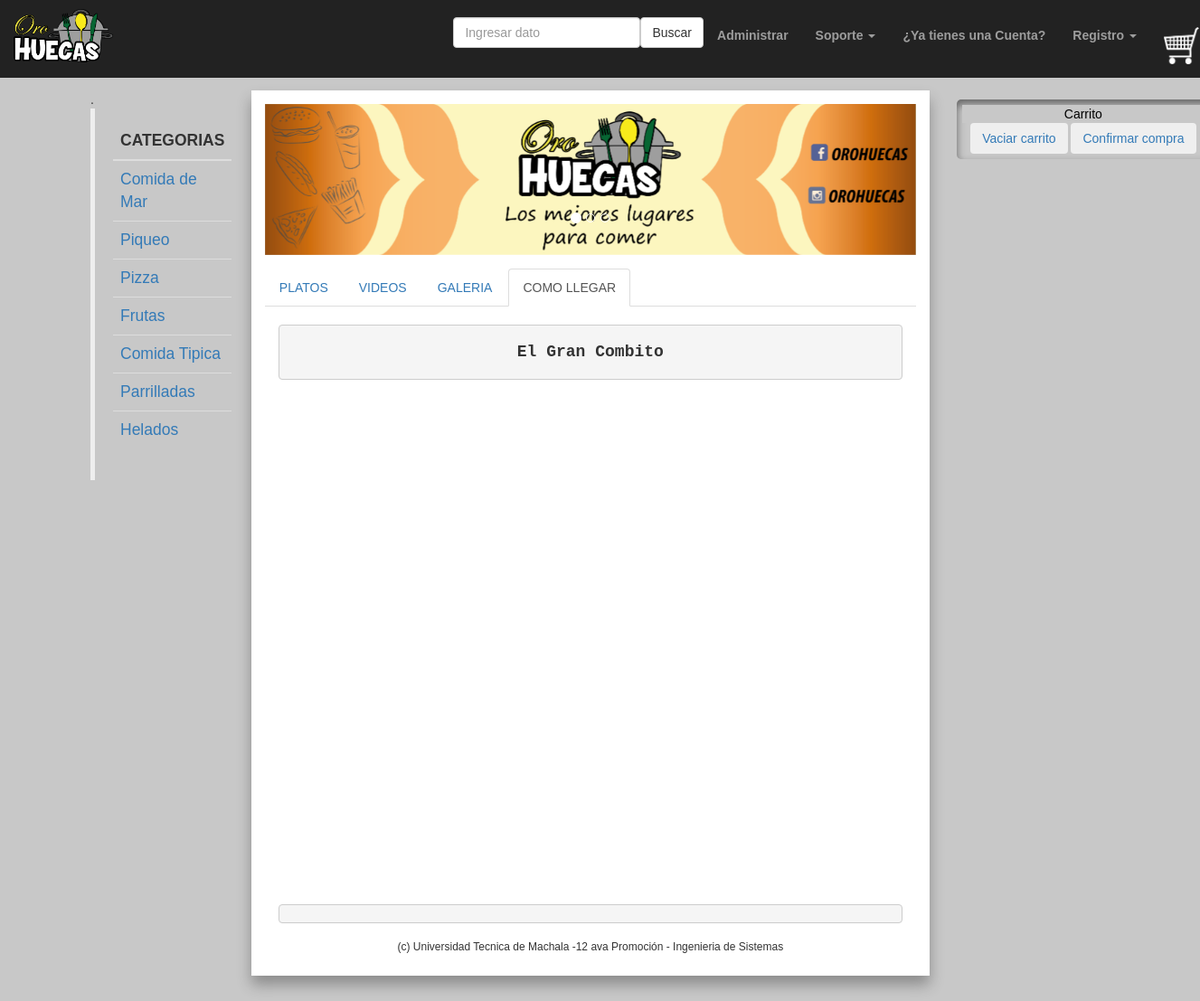
Screenshot of /tiendaonline/comollegar.php?id=2 with the database file from the repository.
### tables this page shows
CREATE TABLE IF NOT EXISTS `categoria` (
  `cat_id` int(11) NOT NULL AUTO_INCREMENT,
  `cat_nombre` varchar(60) DEFAULT NULL,
  `cat_descripcion` varchar(60) DEFAULT NULL,
  PRIMARY KEY (`cat_id`)
);

CREATE TABLE IF NOT EXISTS `hueca` (
  `hue_id` int(11) NOT NULL AUTO_INCREMENT,
  `hue_nombre` varchar(45) DEFAULT NULL,
  `hue_descripcion` varchar(100) NOT NULL,
  `hue_direccion` varchar(45) DEFAULT NULL,
  `hue_telefono` varchar(10) DEFAULT NULL,
  `hue_horario` varchar(45) DEFAULT NULL,
  `hue_logo` varchar(80) DEFAULT NULL,
  `hue_banner` varchar(80) DEFAULT NULL,
  `hue_menu` varchar(80) DEFAULT NULL,
  `hue_video` varchar(100) DEFAULT NULL,
  `hue_abre` time DEFAULT NULL,
  `hue_cierra` time DEFAULT NULL,
  `dias` varchar(10) NOT NULL,
  `latitud` varchar(30) NOT NULL,
  `longitud` varchar(30) NOT NULL,
  `cat_id` int(11) NOT NULL,
  PRIMARY KEY (`hue_id`),
  KEY `fk_hueca_categoria_idx` (`cat_id`)
);

### tiendaonline/php/cabecera.inc (the view, shortened to what this page needs)
<?php include "php/config.inc" ?>
<!doctype html>
<html lang="es">
	<head>
		<link rel="stylesheet" type="text/css" href="css/imagenes.css">
		<link href="//maxcdn.bootstrapcdn.com/font-awesome/4.2.0/css/font-awesome.min.css" rel="stylesheet">
		<link rel="stylesheet" type="text/css" href="css/lightbox.css">
	</head>
		<body>
<nav class=" navbar-fixed-top navbar-default navbar-inverse" role="navigation">
    <div class="collapse navbar-collapse" id="bs-example-navbar-collapse-1">
	    <ul class="nav navbar-nav navbar-left ">
	   <li><a href="//localhost/huecas_ElOro/tiendaonline" title="Volver al inicio">
		  <img src="./img/logohuecas.png" class="img-rounded" width=110px>
		  </a>
		</li>
		</ul>
      <ul class="nav navbar-nav navbar-right ">
		<form class="nav navbar-nav" role="search">
          <div class="form-group">
          <input type="text" class="form-control" placeholder="Ingresar dato">
        </div>
        </form>
		<form class="nav navbar-nav" role="search">
          <div class="form-group">
        <button type="submit" class="btn btn-default">Buscar</button>
		</div>
        </form>
        <li><a href="./admin/index.php"><b>Administrar</b></a></li>
        <li class="dropdown">
          <a href="#" class="dropdown-toggle" data-toggle="dropdown"><b>Soporte </b><span class="caret"></span></a>
        </li>
		<li><a href=""><b>¿Ya tienes una Cuenta?</b></a></li>
        <li class="dropdown">
          <a href="#" class="dropdown-toggle" data-toggle="dropdown"><b>Registro</b> <span class="caret"></span></a>
        </li>
    <li><a href="./carrito.php" title="ver carrito de compras">
      <img src="./img/carrito1.png" class="img-rounded" width=40px>
      </a>
    </li>
      </ul>
    </div>
</nav>
<div class="row">
   <div class=" col-md-2">.
    <blockquote>
    <?php
    $conexion = mysqli_connect($servidor,$usuario,$contrasena,$basededatos);
    mysqli_set_charset($conexion, "utf8");
    $peticion = "SELECT * FROM categoria";
    $resultado = mysqli_query($conexion, $peticion);
    echo "<table class='table table-hover'> <thead>
        <tr>
            <th>CATEGORIAS</th>
        </tr>
    </thead>
    <tbody>";
    while($fila = mysqli_fetch_array($resultado)) {
      echo "<tr>";
      echo "<td><a href='categoria.php?id=".$fila['cat_id']."'>".$fila['cat_nombre']."</a></td>";
      echo "</tr>";
      }
      echo "</tbody>";
      echo "</table>";
    ?>
	</blockquote>
	</div>
<div id="contenedor" class="col-md-10" >
 <header>
 <div id="carousel-example-generic" class="carousel slide" data-ride="carousel">
  <ol class="carousel-indicators">
    <li data-target="#carousel-example-generic" data-slide-to="0" class="active"></li>
    <li data-target="#carousel-example-generic" data-slide-to="1"></li>
    <li data-target="#carousel-example-generic" data-slide-to="2"></li>
  </ol>
  <div class="carousel-inner">
    <div class="item active">
      <img src="img/banner.png">
      <div class="carousel-caption">
      </div>
    </div>
  </div>
  <a class="left carousel-control" href="#carousel-example-generic" role="button" data-slide="prev">
    <span class="glyphicon glyphicon-chevron-left"></span>
  </a>
  <a class="right carousel-control" href="#carousel-example-generic" role="button" data-slide="next">
    <span class="glyphicon glyphicon-chevron-right"></span>
  </a>
</div>
</header>

### tiendaonline/comollegar.php (shortened to what this page needs)
<?php include "php/cabecera.inc" ?>
<?php include "php/config.inc" ?>
<?php
	echo "
		<ul class='nav nav-tabs'>
  <li><a href='hueca.php?id=".$_GET['id']."'>PLATOS</a></li>
  <li><a href='videos.php?id=".$_GET['id']."'>VIDEOS</a></li>
  <li><a href='galeria.php?id=".$_GET['id']."'>GALERIA</a></li>
<li class='active'><a href='#''>COMO LLEGAR</a></li>
		</ul>
	";
?>
<?php
$conexion = mysqli_connect($servidor,$usuario,$contrasena,$basededatos);
mysqli_set_charset($conexion, "utf8");
$peticion1="SELECT * FROM hueca Where hue_id=".$_GET['id']." LIMIT 1" ;
$resultado1=mysqli_query($conexion, $peticion1);
while($hueca=mysqli_fetch_array($resultado1)){
	echo "</br> <div class='container-fluid text-center'>";
	echo "<pre><h4> <strong>".$hueca['hue_nombre']." </strong></h4></pre>";
	echo "</div>";
	echo "
	<div class='row center'>
		<div class='col-md-1 text-center'>
		</div>
		<div class='col-md-11 text-center'>
		<div id='pony' name='pony' style='width: 590px; height: 550px;'> </div>
		</div>
	</div>";
}
echo "</br> <div class='container-fluid text-center'>";
	echo "<pre></pre>";
	echo "</div>";
?>
<?php include "php/piedepagina.inc" ?>

### tiendaonline/css/pcmac.css (style rules this page uses)
body { font-family:arial;background:rgb(200,200,200);margin:0px;padding:100px; }
#contenedor { width:750px;margin:auto;box-shadow:0px 10px 15px rgba(0,0,0,0.3);background:white;padding:15px; }
header a { text-decoration:none;color:black; }
header { margin-bottom:15px; }
blockquote { border-top:0px dashed rgb(200,200,200);padding-top:15px;padding-bottom:15px; }

### rows the page displays
categoria: cat_nombre "Comida de Mar"
categoria: cat_nombre "Piqueo"
categoria: cat_nombre "Pizza"
categoria: cat_nombre "Frutas"
categoria: cat_nombre "Comida Tipica"
categoria: cat_nombre "Parrilladas"
categoria: cat_nombre "Helados"
hueca: hue_nombre "El Gran Combito"
